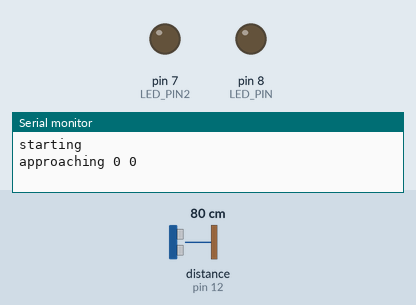
The sketch below on a simulated Arduino Uno, built with avr-gcc and run on an emulated ATmega328P. Shown: output pins drawn as LEDs (lit = HIGH), the last lines printed to the serial monitor. Dashed ring = blinking. Inputs (shaded band) come from the test bench; at power-on: distance to the obstacle (sensor on pin 12) 80 cm. The echo pulse lasts 58.3 µs per cm.

Above: at 7.2 s.
7.3 s: distance to the obstacle (sensor on pin 12) set to 74 cm
At 7.7 s:
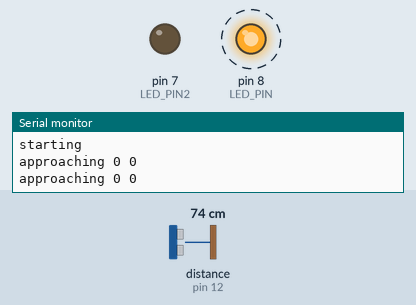
10.3 s: distance to the obstacle (sensor on pin 12) set to 4 cm
13.3 s: distance to the obstacle (sensor on pin 12) set to 2 cm
At 13.8 s:
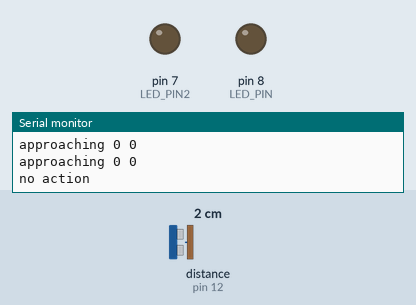
Timing chart, 0 to 16.3 s (numbered marks = the images above; inputs shaded):
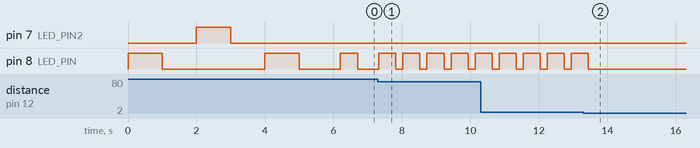

Measured:
- the behaviour switches between 78 and 77 cm on distance to the obstacle (sensor on pin 12) (found by bisection; images 0 and 1)
- the behaviour switches between 3 and 2 cm on distance to the obstacle (sensor on pin 12) (found by bisection; images 1 and 2)
- after the input at 7.3 s, pin 8 (LED_PIN): alternates HIGH for 0.50 s and LOW for 0.21 s, starting at once
- after the input at 13.3 s, pin 8 (LED_PIN): goes on until 13.4 s, then stays LOW

The sketch:

UltraSonic_NewPing_Example_01.ino
```cpp
/*
 * Posted on https://randomnerdtutorials.com
 * created by http://playground.arduino.cc/Code/NewPing
 * NewPing Docs: https://bitbucket.org/teckel12/arduino-new-ping/wiki/Home
 *
    Sensor Features
        Power Supply :+5V DC
        Quiescent Current : <2mA
        Working Current: 15mA
        Effectual Angle: <15°
        Ranging Distance : 2cm – 400 cm/1″ – 13ft
        Resolution : 0.3 cm
        Measuring Angle: 30 degree
        Trigger Input Pulse width: 10uS
        Dimension: 45mm x 20mm x 15mm

    https://randomnerdtutorials.com/complete-guide-for-ultrasonic-sensor-hc-sr04/
*/

#include <NewPing.h>
#include <QueueArray.h>

// Sonar Entities & Methods


#define TRIGGER_PIN 11
#define ECHO_PIN 12
#define MAX_DISTANCE 305 // cm  120 inches
#define TRIGGER_DISTANCE  60 //in
#define DELAY_DISTANCE     6 //in

#define SONAR_NONE        0
#define SONAR_LEAVING     1
#define SONAR_APPROACHING 2
#define SONAR_ALERT       3

// NewPing setup of pins and maximum distance
NewPing sonar(TRIGGER_PIN, ECHO_PIN, MAX_DISTANCE);

// create a Queue of distances.
QueueArray <int> queue;

int lastAlertDistance = 999;

void dumpQueue() {
   while( !queue.isEmpty ()) {queue.pop();}
}

void storeDistance(int dist) {
   if (queue.isFull()) { queue.pop(); }
   queue.push(dist);
}

int sonarCheck() {
   int result = SONAR_NONE;

   unsigned int distance = sonar.ping_in();
   unsigned int previous = 999;

   if (queue.count() > 0) {previous = queue.peek();}

   if (distance == 0 ) {
       dumpQueue(); Serial.println("no action");

   } else if (previous < distance) {
       dumpQueue();
       storeDistance(distance);
       //  Serial.print("leaving");Serial.print(previous);Serial.print(" ");Serial.println(distance);
       lastAlertDistance = distance;
       result = SONAR_LEAVING;

   } else if (previous == distance) {
       storeDistance(distance);

   } else if (previous > distance) {
       storeDistance(distance);
       //Serial.print("approaching ");Serial.print(previous);Serial.print(" ");Serial.println(distance);
       result = SONAR_APPROACHING;
   }

   if (queue.isFull() ){

       if (queue.peek() <= TRIGGER_DISTANCE) {

           if ((lastAlertDistance - distance) > DELAY_DISTANCE ) {
              lastAlertDistance = distance;
              // Serial.print("ALERT"); Serial.print(distance); Serial.println(" in");
              result = SONAR_ALERT;
           }
       }
   }
   return result;
}


#define LED_PIN 8
#define LED_PIN2 7

void setup() {
   Serial.begin(9600);

   // initialize digital pin LED_PIN as an output.
   pinMode(LED_PIN, OUTPUT);
   pinMode(LED_PIN2, OUTPUT);

   Serial.println("starting");

   digitalWrite(LED_PIN, HIGH);   // turn the LED on (HIGH is the voltage level)
   delay(1000);                       // wait for a second
   digitalWrite(LED_PIN, LOW);    // turn the LED off by making the voltage LOW
   delay(1000);                       // wait for a second
   digitalWrite(LED_PIN2, HIGH);   // turn the LED on (HIGH is the voltage level)
   delay(1000);                       // wait for a second
   digitalWrite(LED_PIN2, LOW);    // turn the LED off by making the voltage LOW
   delay(1000);                       // wait for a second
   digitalWrite(LED_PIN, HIGH);   // turn the LED on (HIGH is the voltage level)
   delay(1000);                       // wait for a second
   digitalWrite(LED_PIN, LOW);    // turn the LED off by making the voltage LOW
   delay(1000);                       // wait for a second
}


void loop() {
   delay(200);
   int targetStatus = sonarCheck();
int distance = 0;
int previous = 0;

   switch (targetStatus) {
      case SONAR_NONE:
         break;
      case SONAR_LEAVING:
         Serial.print("leaving");Serial.print(previous);Serial.print(" ");Serial.println(distance);

         digitalWrite(LED_PIN2, HIGH);   // turn the LED on (HIGH is the voltage level)
         delay(500);                         // wait for a 1/2 second
         digitalWrite(LED_PIN2, LOW);    // turn the LED off by making the voltage LOW
         break;
      case SONAR_APPROACHING:
         Serial.print("approaching ");Serial.print(previous);Serial.print(" ");Serial.println(distance);
         digitalWrite(LED_PIN, HIGH);   // turn the LED on (HIGH is the voltage level)
         delay(500);                         // wait for a 1/2 second
         digitalWrite(LED_PIN, LOW);    // turn the LED off by making the voltage LOW
         break;
      case SONAR_ALERT:
         Serial.print("ALERT"); Serial.print(distance); Serial.println(" in");
         digitalWrite(LED_PIN, HIGH);   // turn the LED on (HIGH is the voltage level)
         digitalWrite(LED_PIN2, HIGH);   // turn the LED on (HIGH is the voltage level)
         delay(500);                         // wait for a 1/2 second
         digitalWrite(LED_PIN, LOW);    // turn the LED off by making the voltage LOW
         digitalWrite(LED_PIN2, LOW);    // turn the LED off by making the voltage LOW
         break;
   }

}
```
